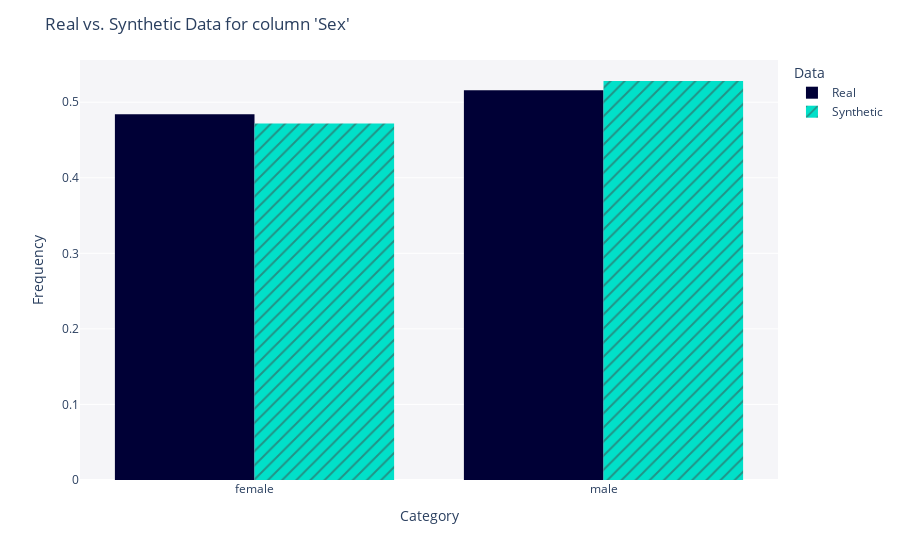

Notebook source saved alongside this figure:
### Code cell
from sdv.evaluation.single_table import get_column_plot

fig = get_column_plot(
    real_data=rpad_df,
    synthetic_data=synth_data,
    column_name='Sex',
    metadata=metadata
)
    
fig.show()
fig.write_image(file = f"pages/evaluation/{folder_name}/images/col_plot_sex.png")

### Figure 1 — Plotly figure (JSON) as saved in the notebook; plotly's stock layout.template omitted (floating-point values rounded to 4 significant figures; data arrays with more than 128 entries replaced by an {"elided": "..."} marker saying what was removed)
{"data": [{"alignmentgroup": "True", "bingroup": "x", "histnorm": "probability density", "hovertemplate": "<b>Real</b><br>Frequency: %{y}<extra></extra>", "legendgroup": "Real", "marker": {"color": "#000036", "pattern": {"shape": ""}}, "name": "Real", "offsetgroup": "Real", "orientation": "v", "showlegend": true, "type": "histogram", "x": {"elided": "729 str values"}, "xaxis": "x", "yaxis": "y"}, {"alignmentgroup": "True", "bingroup": "x", "histnorm": "probability density", "hovertemplate": "<b>Synthetic</b><br>Frequency: %{y}<extra></extra>", "legendgroup": "Synthetic", "marker": {"color": "#01E0C9", "pattern": {"shape": "/"}}, "name": "Synthetic", "offsetgroup": "Synthetic", "orientation": "v", "showlegend": true, "type": "histogram", "x": {"elided": "729 str values"}, "xaxis": "x", "yaxis": "y"}], "layout": {"barmode": "group", "legend": {"title": {"text": "Data"}, "tracegroupgap": 0}, "margin": {"t": 60}, "plot_bgcolor": "#F5F5F8", "title": {"text": "Real vs. Synthetic Data for column 'Sex'"}, "xaxis": {"anchor": "y", "domain": [0, 1], "title": {"text": "Category"}}, "yaxis": {"anchor": "x", "domain": [0, 1], "title": {"text": "Frequency"}}}}
